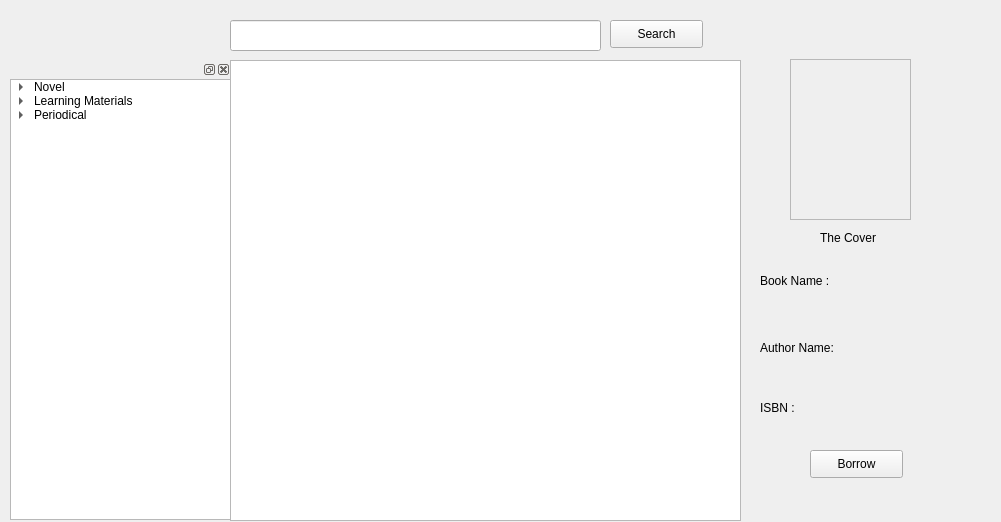
<?xml version="1.0" encoding="UTF-8"?>
<ui version="4.0">
 <class>Borrow</class>
 <widget class="QWidget" name="Borrow">
  <property name="geometry">
   <rect>
    <x>0</x>
    <y>0</y>
    <width>1001</width>
    <height>522</height>
   </rect>
  </property>
  <property name="windowTitle">
   <string>Form</string>
  </property>
  <widget class="QWidget" name="horizontalLayoutWidget">
   <property name="geometry">
    <rect>
     <x>10</x>
     <y>60</y>
     <width>221</width>
     <height>461</height>
    </rect>
   </property>
   <layout class="QHBoxLayout" name="horizontalLayout">
    <item>
     <widget class="QDockWidget" name="dockWidget">
      <widget class="QWidget" name="dockWidgetContents">
       <widget class="QTreeWidget" name="treeWidget">
        <property name="geometry">
         <rect>
          <x>0</x>
          <y>0</y>
          <width>221</width>
          <height>441</height>
         </rect>
        </property>
        <property name="lineWidth">
         <number>0</number>
        </property>
        <property name="allColumnsShowFocus">
         <bool>true</bool>
        </property>
        <property name="headerHidden">
         <bool>true</bool>
        </property>
        <column>
         <property name="text">
          <string>1</string>
         </property>
        </column>
        <column>
         <property name="text">
          <string/>
         </property>
        </column>
        <item>
         <property name="text">
          <string>Novel</string>
         </property>
         <item>
          <property name="text">
           <string>Science fiction</string>
          </property>
         </item>
         <item>
          <property name="text">
           <string>Romantic fiction</string>
          </property>
         </item>
         <item>
          <property name="text">
           <string>History fiction</string>
          </property>
         </item>
         <item>
          <property name="text">
           <string>Speculative Fiction</string>
          </property>
         </item>
        </item>
        <item>
         <property name="text">
          <string>Learning Materials</string>
         </property>
         <item>
          <property name="text">
           <string>Chinese</string>
          </property>
         </item>
         <item>
          <property name="text">
           <string>Math</string>
          </property>
         </item>
         <item>
          <property name="text">
           <string>Physics</string>
          </property>
         </item>
         <item>
          <property name="text">
           <string>English</string>
          </property>
         </item>
        </item>
        <item>
         <property name="text">
          <string>Periodical</string>
         </property>
         <item>
          <property name="text">
           <string>Computer Science</string>
          </property>
         </item>
         <item>
          <property name="text">
           <string>Psychology</string>
          </property>
         </item>
         <item>
          <property name="text">
           <string>Chemistry</string>
          </property>
         </item>
        </item>
       </widget>
      </widget>
     </widget>
    </item>
   </layout>
  </widget>
  <widget class="QTableView" name="tableView">
   <property name="geometry">
    <rect>
     <x>230</x>
     <y>60</y>
     <width>511</width>
     <height>461</height>
    </rect>
   </property>
  </widget>
  <widget class="QLineEdit" name="led_search">
   <property name="geometry">
    <rect>
     <x>230</x>
     <y>20</y>
     <width>371</width>
     <height>31</height>
    </rect>
   </property>
  </widget>
  <widget class="QPushButton" name="Search">
   <property name="geometry">
    <rect>
     <x>610</x>
     <y>20</y>
     <width>93</width>
     <height>28</height>
    </rect>
   </property>
   <property name="text">
    <string>Search</string>
   </property>
  </widget>
  <widget class="QLabel" name="label">
   <property name="geometry">
    <rect>
     <x>760</x>
     <y>270</y>
     <width>91</width>
     <height>21</height>
    </rect>
   </property>
   <property name="text">
    <string>Book Name :</string>
   </property>
  </widget>
  <widget class="QFrame" name="frame">
   <property name="geometry">
    <rect>
     <x>790</x>
     <y>59</y>
     <width>121</width>
     <height>161</height>
    </rect>
   </property>
   <property name="styleSheet">
    <string notr="true">image: url(:/qss/psblack/branch_open.png);</string>
   </property>
   <property name="frameShape">
    <enum>QFrame::StyledPanel</enum>
   </property>
   <property name="frameShadow">
    <enum>QFrame::Raised</enum>
   </property>
  </widget>
  <widget class="QLabel" name="label_2">
   <property name="geometry">
    <rect>
     <x>820</x>
     <y>230</y>
     <width>72</width>
     <height>15</height>
    </rect>
   </property>
   <property name="text">
    <string>The Cover</string>
   </property>
  </widget>
  <widget class="QLabel" name="label_3">
   <property name="geometry">
    <rect>
     <x>760</x>
     <y>340</y>
     <width>101</width>
     <height>16</height>
    </rect>
   </property>
   <property name="text">
    <string>Author Name:</string>
   </property>
  </widget>
  <widget class="QLabel" name="label_4">
   <property name="geometry">
    <rect>
     <x>760</x>
     <y>400</y>
     <width>72</width>
     <height>15</height>
    </rect>
   </property>
   <property name="text">
    <string>ISBN :</string>
   </property>
  </widget>
  <widget class="QLabel" name="lab_book">
   <property name="geometry">
    <rect>
     <x>880</x>
     <y>265</y>
     <width>111</width>
     <height>21</height>
    </rect>
   </property>
   <property name="text">
    <string/>
   </property>
  </widget>
  <widget class="QLabel" name="lab_author">
   <property name="geometry">
    <rect>
     <x>880</x>
     <y>330</y>
     <width>111</width>
     <height>21</height>
    </rect>
   </property>
   <property name="text">
    <string/>
   </property>
  </widget>
  <widget class="QLabel" name="lab_ISBN">
   <property name="geometry">
    <rect>
     <x>830</x>
     <y>390</y>
     <width>151</width>
     <height>21</height>
    </rect>
   </property>
   <property name="text">
    <string/>
   </property>
  </widget>
  <widget class="QPushButton" name="btn_Borrow">
   <property name="geometry">
    <rect>
     <x>810</x>
     <y>450</y>
     <width>93</width>
     <height>28</height>
    </rect>
   </property>
   <property name="text">
    <string>Borrow</string>
   </property>
  </widget>
 </widget>
 <resources/>
 <connections/>
</ui>
